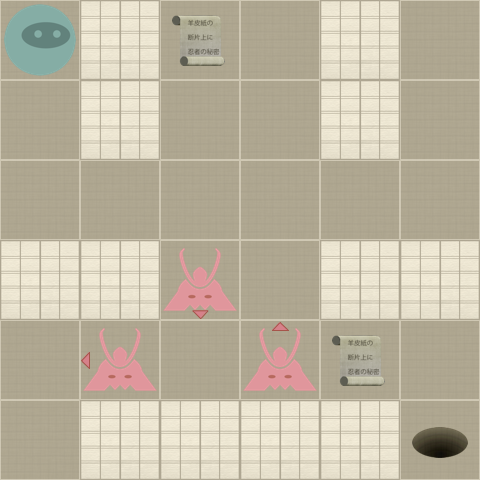

This is a level from a 2D game, rendered from its Tiled map with the project's own tilesets. A one-line summary and the map file follow, with tile-layer data summarised:
An orthogonal 6x6 tile map with 80x80 px tiles, 2 tile layers (Level, Actors).

<map version="1.0" orientation="orthogonal" width="6" height="6" tilewidth="80" tileheight="80">
 <properties>
  <property name="moves" value="14" />
 </properties>
 <tileset firstgid="1" name="tiles" tilewidth="80" tileheight="80" spacing="2" margin="2">
  <image source="tiles-ipad.png" width="512" height="512" />
  <tile id="0">
   <properties>
    <property name="actor" value="exit" />
   </properties>
  </tile>
  <tile id="2">
   <properties>
    <property name="actor" value="guard" />
    <property name="direction" value="down" />
   </properties>
  </tile>
  <tile id="3">
   <properties>
    <property name="actor" value="guard" />
    <property name="direction" value="left" />
   </properties>
  </tile>
  <tile id="4">
   <properties>
    <property name="actor" value="guard" />
    <property name="direction" value="right" />
   </properties>
  </tile>
  <tile id="5">
   <properties>
    <property name="actor" value="guard" />
    <property name="direction" value="up" />
   </properties>
  </tile>
  <tile id="7">
   <properties>
    <property name="actor" value="player" />
   </properties>
  </tile>
  <tile id="8">
   <properties>
    <property name="actor" value="scroll" />
   </properties>
  </tile>
  <tile id="9">
   <properties>
    <property name="wall" value="1" />
   </properties>
  </tile>
 </tileset>
 <layer name="Level" width="6" height="6">
  <data>[36 cells, 36 non-empty, 2 distinct tile ids]</data>
 </layer>
 <layer name="Actors" width="6" height="6">
  <data>[36 cells, 7 non-empty, 6 distinct tile ids]</data>
 </layer>
</map>
